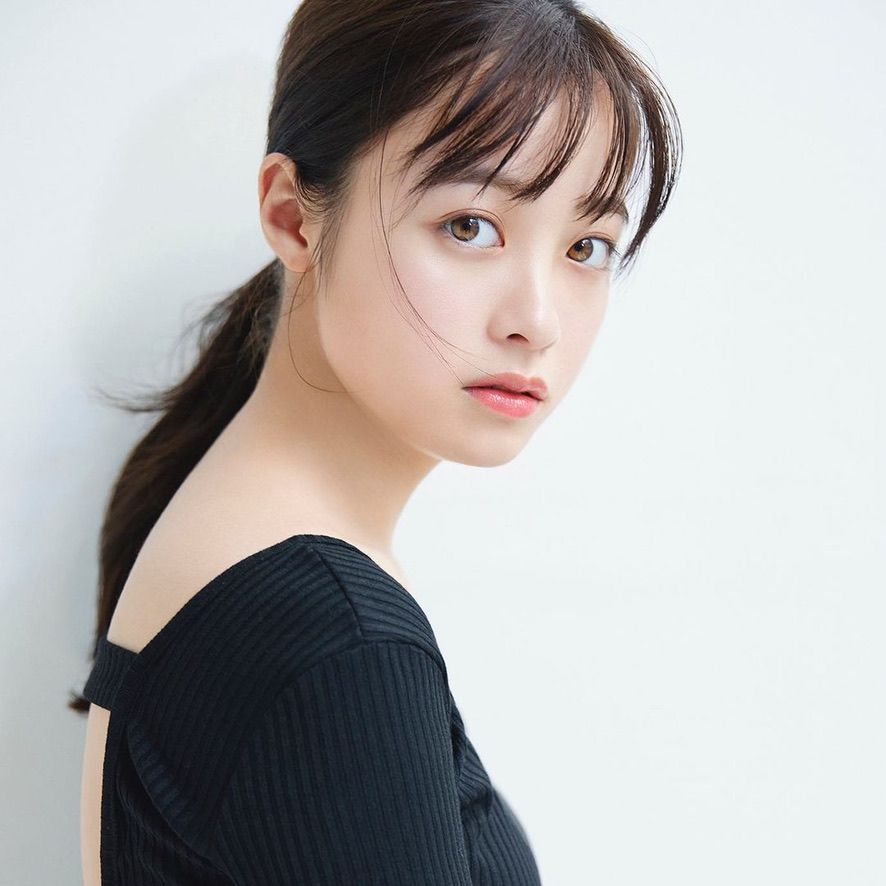
#> input picture opencv/Photos/hasimoto.jpeg, 886 x 886 px
$ python 9_templatematch.py
#> lines starting #> are read from the running program, lines starting #| are printed output that depends on the picture
import cv2 as cv
import matplotlib.pyplot as plt

# 1.模版匹配，先导入两张灰度图
img = cv.imread('Photos/hasimoto.jpeg',0)
#> img: shape (886, 886); min 0, max 255, mean 177.6
template = cv.imread('Photos/face.jpeg',0)
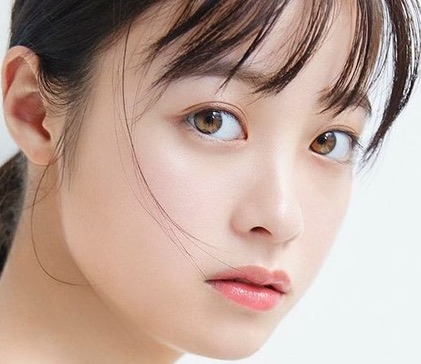
#> input picture opencv/Photos/face.jpeg, 421 x 364 px
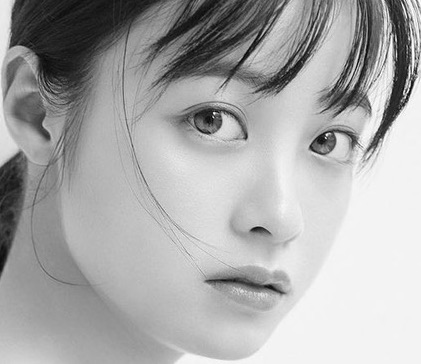
#> template: shape (364, 421); min 0, max 255, mean 169.6

# TM_SQDIFF:平方差的和，越小越相关
# TM_CCORR:乘积和，越大越相关
# TM_CCOEFF:相关系数，越大越相关
# TM_SQDIFF_NORMED:归一化，越0越相关
# TM_CCORR_NORMED:越1
# TM_CCOEFF_NORMED:越1
# 尽可能使用归一化
# 输出一个与模版差异程度的矩阵。If image is W×H and templ is w×h , then result is (W−w+1)×(H−h+1) .
res = cv.matchTemplate(img,templ=template,method=cv.TM_CCOEFF_NORMED)
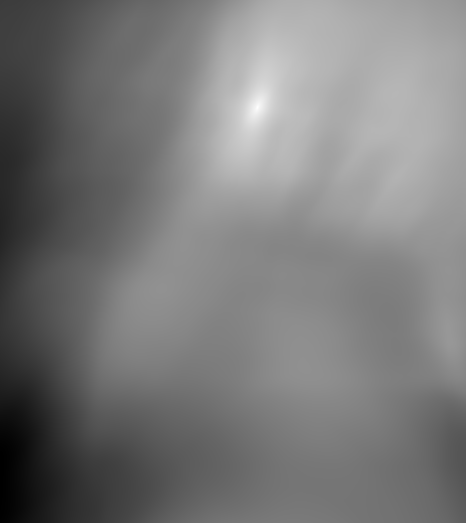
#> res: shape (523, 466) float32; min -0.548, max 1, mean 0.192; drawn with min black and max white
# 获取输出结果的最大值最小值坐标
min_val, max_val, min_loc, max_loc = cv.minMaxLoc(res)
#> min_val = -0.548; max_val = 1; min_loc = (0, 473); max_loc = (257, 107)
# print(img.shape)
# print(template.shape)
# print(res.shape)
methods=['cv.TM_CCOEFF','cv.TM_CCOEFF_NORMED','cv.TM_SQDIFF','cv.TM_SQDIFF_NORMED','cv.TM_CCORR','cv.TM_CCORR_NORMED']

# 2.输出效果
h,w = template.shape[:2]
#> h = 364; w = 421
for meth in methods:
    img_copy = img.copy()
    method = eval(meth)

    res = cv.matchTemplate(img,template,method)
    min_val, max_val, min_loc, max_loc = cv.minMaxLoc(res)
    # TM_SQDIFF方法要取最小值，越小越相关
    if method in [cv.TM_SQDIFF,cv.TM_SQDIFF_NORMED]:
        top_left = min_loc
    else:
        top_left = max_loc
    bottom_right = (top_left[0]+w,top_left[1]+h)

    cv.rectangle(img_copy,top_left,bottom_right,(0,0,255),2)

    plt.subplot(121),plt.imshow(res,cmap='gray')
    plt.xticks([]),plt.yticks([])
    plt.subplot(122),plt.imshow(img_copy,cmap='gray')
    plt.xticks([]),plt.yticks([])
    plt.suptitle(meth)
    plt.show()
#> this loop made 6 passes
#> (min_val, max_val, min_loc, top_left, bottom_right) on passes 1, 2, 5, 6: (-421451616, 565700480, (0, 459), (257, 107), (678, 471)), (-0.548, 1, (0, 473), (257, 107), (678, 471)), (1.79e+09, 6.26e+09, (39, 522), (465, 393), (886, 757)), (0.581, 1, (6, 522), (257, 107), (678, 471))
#> (min_val, max_val, max_loc, top_left, bottom_right) on passes 3 to 4: (367104, 3.31e+09, (3, 522), (257, 107), (678, 471)), (7.38e-05, 1, (18, 506), (257, 107), (678, 471))
#> pass 1, `res = cv.matchTemplate(img,template,method)`:
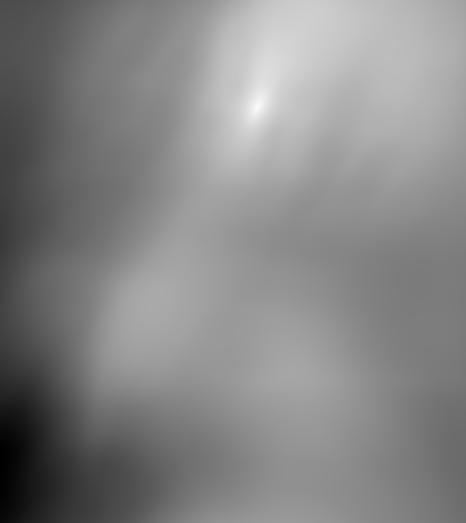
#> res: shape (523, 466) float32; min -421451616, max 565700480, mean 98384360; drawn with min black and max white
#> pass 1, `plt.show()`:
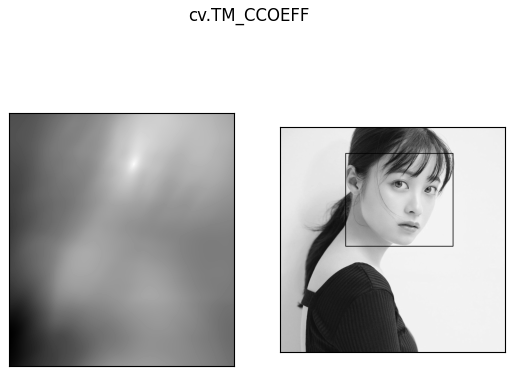
#> figure drawn by matplotlib, 2 panels
#> pass 3, `res = cv.matchTemplate(img,template,method)`:
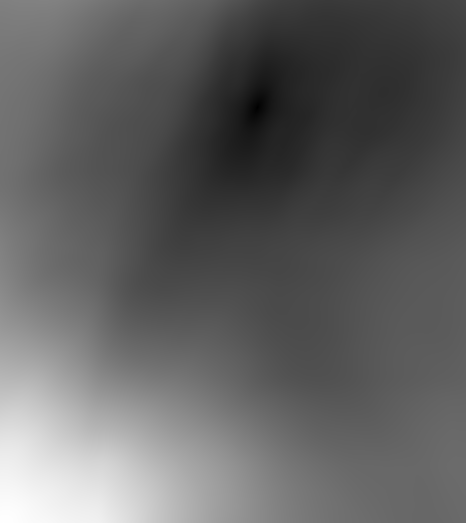
#> res: shape (523, 466) float32; min 367104, max 3.31e+09, mean 1.28e+09; drawn with min black and max white
#> after the loop:
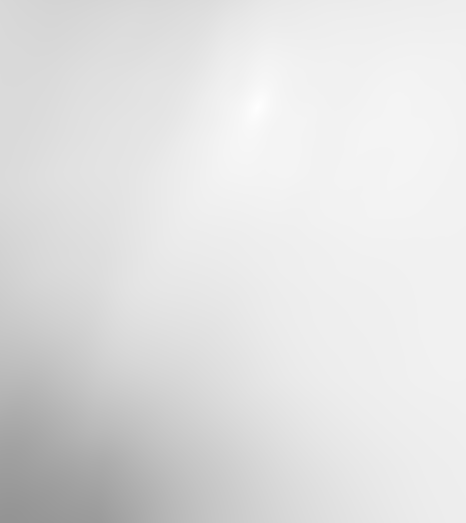
#> res: shape (523, 466) float32; min 0.581, max 1, mean 0.882


# cv.imshow('image',img)


# cv.waitKey(0)
# cv.destroyAllWindows()
